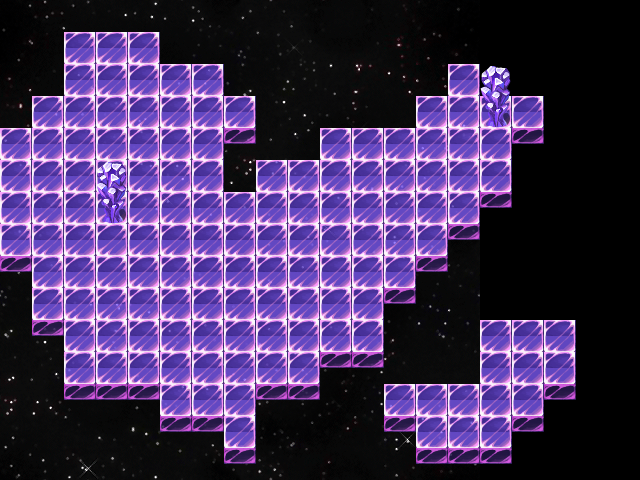

Rendered tile map (Tiled .tmx) drawn with the repository's tilesets; below, a short description and the map source with its tile grids summarised:
An orthogonal 20x15 tile map with 32x32 px tiles, 3 tile layers (BG, BGfore, Fore), 1 hidden layer not drawn, 2 tilesets, 1 image layer and 6 objects (4x slimeGreen, hero, witch).

<map version="1.0" orientation="orthogonal" width="20" height="15" tilewidth="32" tileheight="32">
 <tileset firstgid="1" name="tilesets" tilewidth="32" tileheight="32">
  <image source="world_tileset/tilesets.png" width="512" height="480" />
 </tileset>
 <tileset firstgid="241" name="metatiles32x32" tilewidth="32" tileheight="32">
  <image source="metatiles32x32.png" width="160" height="32" />
  <tile id="0">
   <properties>
    <property name="type" value="solid" />
   </properties>
  </tile>
 </tileset>
 <imagelayer name="parallax" width="20" height="15">
  <image source="world_tileset/StarlitSky.png" />
 </imagelayer>
 <layer name="BG" width="20" height="15">
  <data>[300 cells, 160 non-empty, 2 distinct tile ids]</data>
 </layer>
 <layer name="BGfore" width="20" height="15">
  <data>[300 cells, 2 non-empty, 1 distinct tile ids]</data>
 </layer>
 <objectgroup name="Entities" width="20" height="15">
  <object name="hero" x="248" y="237" width="32" height="63" />
  <object name="slimeGreen" x="378" y="186" width="28" height="26" />
  <object name="slimeGreen" x="160" y="128" width="28" height="26" />
  <object name="slimeGreen" x="67" y="235" width="28" height="26" />
  <object name="slimeGreen" x="189" y="343" width="28" height="26" />
  <object name="witch" x="456" y="372" width="27" height="43">
   <properties>
    <property name="nextLevel" value="innerWitch" />
    <property name="timer" value="1000" />
   </properties>
  </object>
 </objectgroup>
 <layer name="Fore" width="20" height="15">
  <data>[300 cells, 2 non-empty, 1 distinct tile ids]</data>
 </layer>
 <layer name="collisions" width="20" height="15" visible="0">
  <data>[300 cells, 90 non-empty, 1 distinct tile ids]</data>
 </layer>
</map>
